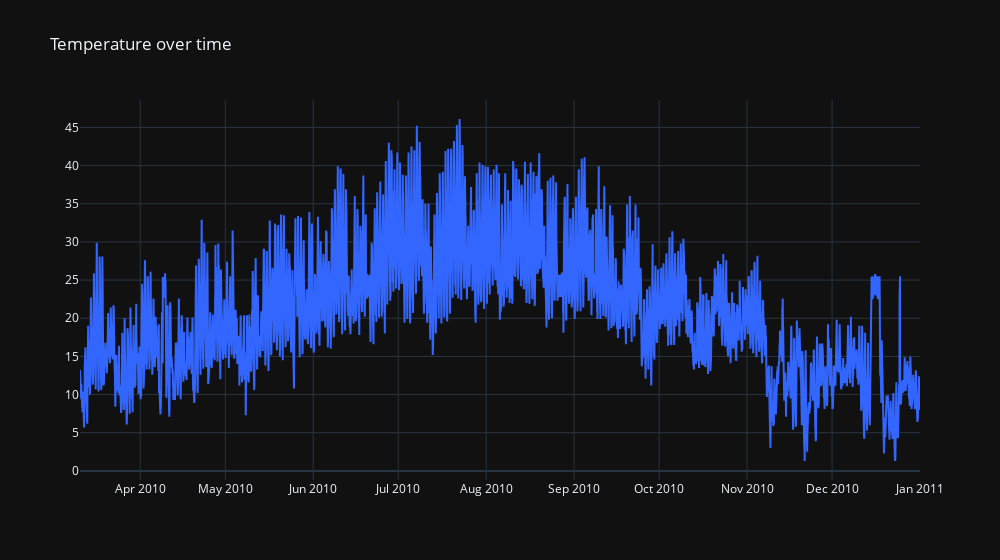

Notebook cell for this chart:
### Markdown cell above
# Data visualization

### Code cell
fig = go.Figure()

fig.add_trace(go.Scatter(
    x = data_train['date_time'],
    y = data_train['deg_C'],
    marker_color = '#3366ff'
))

fig.update_layout(
    template = 'plotly_dark',
    width = 1000,
    title_text = 'Temperature over time'
)

### Figure 1 — Plotly figure (JSON) as saved in the notebook; plotly's stock layout.template omitted (floating-point values rounded to 4 significant figures; data arrays with more than 128 entries replaced by an {"elided": "..."} marker saying what was removed)
{"data": [{"marker": {"color": "#3366ff"}, "type": "scatter", "x": {"elided": "7111 str values"}, "y": {"elided": "7111 float values"}}], "layout": {"title": {"text": "Temperature over time"}, "width": 1000}}
